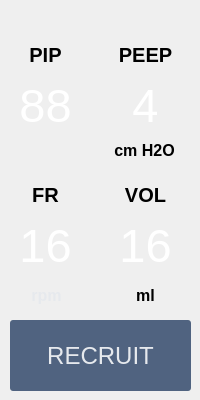
   <widget class="QWidget" name="tab">
    <attribute name="title">
     <string>INICIO</string>
    </attribute>
    <widget class="QLabel" name="textPip">
     <property name="geometry">
      <rect>
       <x>0</x>
       <y>80</y>
       <width>91</width>
       <height>50</height>
      </rect>
     </property>
     <property name="font">
      <font>
       <family>Helvetica</family>
       <pointsize>35</pointsize>
       <weight>50</weight>
       <italic>false</italic>
       <bold>false</bold>
       <underline>false</underline>
      </font>
     </property>
     <property name="styleSheet">
      <string notr="true">background-color: transparent;
color: rgb(255, 255, 255);</string>
     </property>
     <property name="text">
      <string>88</string>
     </property>
     <property name="textFormat">
      <enum>Qt::AutoText</enum>
     </property>
     <property name="alignment">
      <set>Qt::AlignCenter</set>
     </property>
     <property name="wordWrap">
      <bool>false</bool>
     </property>
    </widget>
    <widget class="QLabel" name="label_10">
     <property name="geometry">
      <rect>
       <x>99</x>
       <y>135</y>
       <width>91</width>
       <height>30</height>
      </rect>
     </property>
     <property name="font">
      <font>
       <pointsize>12</pointsize>
       <weight>75</weight>
       <bold>true</bold>
      </font>
     </property>
     <property name="text">
      <string>cm H2O</string>
     </property>
     <property name="alignment">
      <set>Qt::AlignCenter</set>
     </property>
    </widget>
    <widget class="QLabel" name="textFr">
     <property name="geometry">
      <rect>
       <x>0</x>
       <y>220</y>
       <width>91</width>
       <height>50</height>
      </rect>
     </property>
     <property name="font">
      <font>
       <family>Helvetica</family>
       <pointsize>35</pointsize>
       <weight>50</weight>
       <italic>false</italic>
       <bold>false</bold>
       <underline>false</underline>
      </font>
     </property>
     <property name="styleSheet">
      <string notr="true">background-color: transparent;
color: rgb(255, 255, 255);</string>
     </property>
     <property name="text">
      <string>16</string>
     </property>
     <property name="textFormat">
      <enum>Qt::AutoText</enum>
     </property>
     <property name="alignment">
      <set>Qt::AlignCenter</set>
     </property>
     <property name="wordWrap">
      <bool>false</bool>
     </property>
    </widget>
    <widget class="QLabel" name="label_11">
     <property name="geometry">
      <rect>
       <x>100</x>
       <y>35</y>
       <width>91</width>
       <height>40</height>
      </rect>
     </property>
     <property name="font">
      <font>
       <family>Helvetica</family>
       <pointsize>15</pointsize>
       <weight>75</weight>
       <bold>true</bold>
      </font>
     </property>
     <property name="text">
      <string>PEEP</string>
     </property>
     <property name="alignment">
      <set>Qt::AlignCenter</set>
     </property>
    </widget>
    <widget class="QLabel" name="label_12">
     <property name="geometry">
      <rect>
       <x>0</x>
       <y>175</y>
       <width>91</width>
       <height>40</height>
      </rect>
     </property>
     <property name="font">
      <font>
       <family>Helvetica</family>
       <pointsize>15</pointsize>
       <weight>75</weight>
       <bold>true</bold>
      </font>
     </property>
     <property name="text">
      <string>FR</string>
     </property>
     <property name="alignment">
      <set>Qt::AlignCenter</set>
     </property>
    </widget>
    <widget class="QLabel" name="textPeep">
     <property name="geometry">
      <rect>
       <x>100</x>
       <y>80</y>
       <width>91</width>
       <height>50</height>
      </rect>
     </property>
     <property name="font">
      <font>
       <family>Helvetica</family>
       <pointsize>35</pointsize>
       <weight>50</weight>
       <italic>false</italic>
       <bold>false</bold>
       <underline>false</underline>
      </font>
     </property>
     <property name="styleSheet">
      <string notr="true">background-color: transparent;
color: rgb(255, 255, 255);</string>
     </property>
     <property name="text">
      <string>4</string>
     </property>
     <property name="textFormat">
      <enum>Qt::AutoText</enum>
     </property>
     <property name="alignment">
      <set>Qt::AlignCenter</set>
     </property>
     <property name="wordWrap">
      <bool>false</bool>
     </property>
    </widget>
    <widget class="QLabel" name="label_13">
     <property name="geometry">
      <rect>
       <x>1</x>
       <y>280</y>
       <width>91</width>
       <height>30</height>
      </rect>
     </property>
     <property name="font">
      <font>
       <pointsize>12</pointsize>
       <weight>75</weight>
       <bold>true</bold>
      </font>
     </property>
     <property name="styleSheet">
      <string notr="true">color:#e6e9ed;</string>
     </property>
     <property name="text">
      <string>rpm</string>
     </property>
     <property name="alignment">
      <set>Qt::AlignCenter</set>
     </property>
    </widget>
    <widget class="QLabel" name="label_14">
     <property name="geometry">
      <rect>
       <x>0</x>
       <y>35</y>
       <width>91</width>
       <height>40</height>
      </rect>
     </property>
     <property name="font">
      <font>
       <family>Helvetica</family>
       <pointsize>15</pointsize>
       <weight>75</weight>
       <bold>true</bold>
      </font>
     </property>
     <property name="text">
      <string>PIP</string>
     </property>
     <property name="alignment">
      <set>Qt::AlignCenter</set>
     </property>
    </widget>
    <widget class="QLabel" name="label_8">
     <property name="geometry">
      <rect>
       <x>100</x>
       <y>175</y>
       <width>91</width>
       <height>40</height>
      </rect>
     </property>
     <property name="font">
      <font>
       <family>Helvetica</family>
       <pointsize>15</pointsize>
       <weight>75</weight>
       <bold>true</bold>
      </font>
     </property>
     <property name="text">
      <string>VOL</string>
     </property>
     <property name="alignment">
      <set>Qt::AlignCenter</set>
     </property>
    </widget>
    <widget class="QLabel" name="textVol">
     <property name="geometry">
      <rect>
       <x>100</x>
       <y>220</y>
       <width>91</width>
       <height>50</height>
      </rect>
     </property>
     <property name="font">
      <font>
       <family>Helvetica</family>
       <pointsize>35</pointsize>
       <weight>50</weight>
       <italic>false</italic>
       <bold>false</bold>
       <underline>false</underline>
      </font>
     </property>
     <property name="styleSheet">
      <string notr="true">background-color: transparent;
color: rgb(255, 255, 255);</string>
     </property>
     <property name="text">
      <string>16</string>
     </property>
     <property name="textFormat">
      <enum>Qt::AutoText</enum>
     </property>
     <property name="alignment">
      <set>Qt::AlignCenter</set>
     </property>
     <property name="wordWrap">
      <bool>false</bool>
     </property>
    </widget>
    <widget class="QLabel" name="label_9">
     <property name="geometry">
      <rect>
       <x>100</x>
       <y>280</y>
       <width>91</width>
       <height>30</height>
      </rect>
     </property>
     <property name="font">
      <font>
       <pointsize>12</pointsize>
       <weight>75</weight>
       <bold>true</bold>
      </font>
     </property>
     <property name="text">
      <string>ml</string>
     </property>
     <property name="alignment">
      <set>Qt::AlignCenter</set>
     </property>
    </widget>
    <widget class="QPushButton" name="buttonRecruit">
     <property name="geometry">
      <rect>
       <x>10</x>
       <y>320</y>
       <width>181</width>
       <height>71</height>
      </rect>
     </property>
     <property name="font">
      <font>
       <pointsize>18</pointsize>
      </font>
     </property>
     <property name="styleSheet">
      <string notr="true">color: #e6e9ed;
background-color: #506380;
border-radius: 3px;</string>
     </property>
     <property name="text">
      <string>RECRUIT</string>
     </property>
    </widget>
   </widget>
